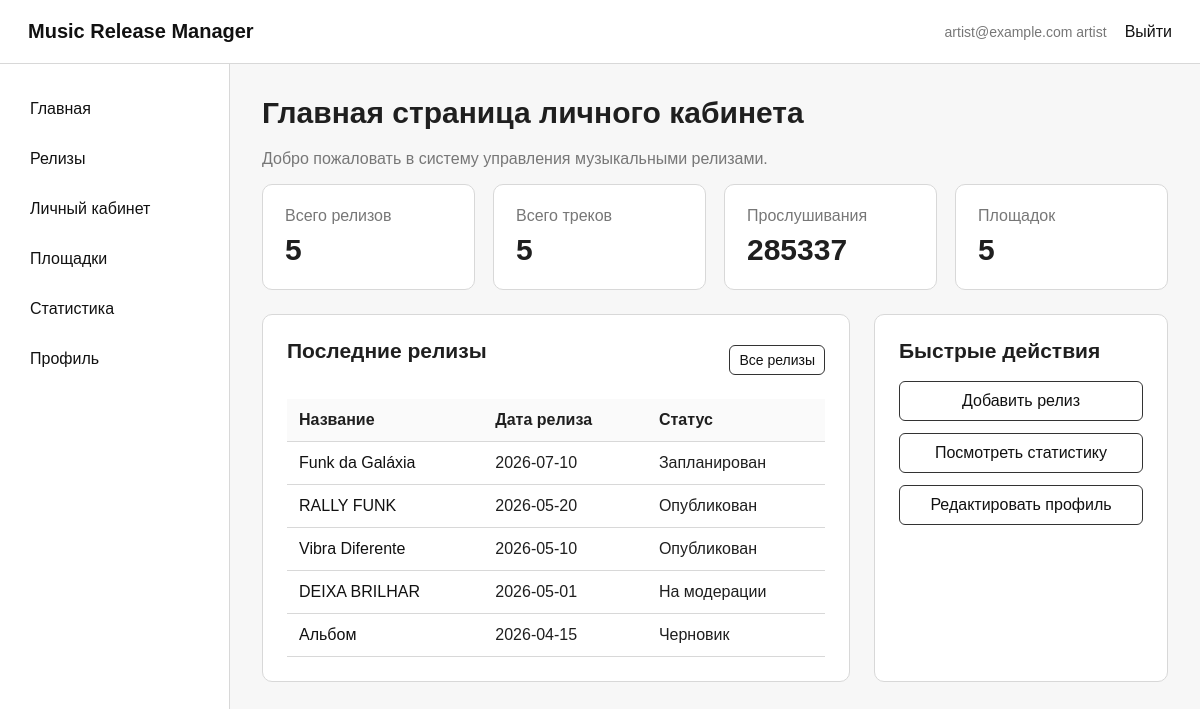
/dashboard (signed in), run on the app's committed database.
### tables this page shows
CREATE TABLE users (
    id INTEGER PRIMARY KEY AUTOINCREMENT,
    email TEXT NOT NULL UNIQUE,
    password_hash TEXT NOT NULL,
    role TEXT NOT NULL DEFAULT 'artist',
    created_at DATETIME NOT NULL DEFAULT CURRENT_TIMESTAMP
);

CREATE TABLE releases (
    id INTEGER PRIMARY KEY AUTOINCREMENT,
    artist_id INTEGER NOT NULL,
    title TEXT NOT NULL,
    release_type TEXT NOT NULL,
    description TEXT,
    cover_image TEXT,
    release_date DATE,
    status TEXT NOT NULL DEFAULT 'Черновик',
    created_at DATETIME NOT NULL DEFAULT CURRENT_TIMESTAMP,
    updated_at DATETIME NOT NULL DEFAULT CURRENT_TIMESTAMP,
    FOREIGN KEY (artist_id) REFERENCES artists (id) ON DELETE CASCADE
);

### app.py (the view)
@app.route("/dashboard")
@login_required
def dashboard():
    db = get_db()
    user = current_user()
    artist = current_artist()
    if user["role"] == "admin":
        releases_filter = ""
        params = []
    else:
        releases_filter = "WHERE artist_id = ?"
        params = [artist["id"]]
    releases_count = db.execute(
        f"SELECT COUNT(*) AS count FROM releases {releases_filter}", params
    ).fetchone()["count"]
    tracks_count = db.execute(
        """
        SELECT COUNT(*) AS count
        FROM tracks
        JOIN releases ON tracks.release_id = releases.id
        """ + ("" if user["role"] == "admin" else "WHERE releases.artist_id = ?"),
        [] if user["role"] == "admin" else [artist["id"]],
    ).fetchone()["count"]
    streams_count = db.execute(
        """
        SELECT COALESCE(SUM(streams_count), 0) AS total
        FROM listening_statistics
        JOIN tracks ON listening_statistics.track_id = tracks.id
        JOIN releases ON tracks.release_id = releases.id
        """ + ("" if user["role"] == "admin" else "WHERE releases.artist_id = ?"),
        [] if user["role"] == "admin" else [artist["id"]],
    ).fetchone()["total"]
    platforms_count = db.execute("SELECT COUNT(*) AS count FROM platforms").fetchone()["count"]
    recent_releases = db.execute(
        """
        SELECT * FROM releases
        """ + ("" if user["role"] == "admin" else "WHERE artist_id = ?") +
        " ORDER BY release_date DESC LIMIT 5",
        [] if user["role"] == "admin" else [artist["id"]],
    ).fetchall()
    return render_template(
        "dashboard.html",
        releases_count=releases_count,
        tracks_count=tracks_count,
        streams_count=streams_count,
        platforms_count=platforms_count,
        recent_releases=recent_releases,
    )

### app.py (called while the page is built)
def get_db():
    if "db" not in g:
        g.db = sqlite3.connect(DB_PATH)
        g.db.row_factory = sqlite3.Row
    return g.db

def current_user():
    if "user_id" not in session:
        return None
    return get_db().execute(
        "SELECT * FROM users WHERE id = ?", (session["user_id"],)
    ).fetchone()

def current_artist():
    user = current_user()
    if not user:
        return None
    return get_db().execute(
        "SELECT * FROM artists WHERE user_id = ?", (user["id"],)
    ).fetchone()

@app.context_processor
def inject_user():
    return {"current_user": current_user(), "current_artist": current_artist()}

def login_required(view):
    @wraps(view)
    def wrapped_view(*args, **kwargs):
        if "user_id" not in session:
            flash("Сначала войдите в систему", "warning")
            return redirect(url_for("login"))
        return view(*args, **kwargs)
    return wrapped_view

### templates/dashboard.html
{% extends 'base.html' %}
{% block content %}
<h1>Главная страница личного кабинета</h1>
<p class="muted">Добро пожаловать в систему управления музыкальными релизами.</p>
<div class="stats-row">
    <div class="stat-card"><span>Всего релизов</span><strong>{{ releases_count }}</strong></div>
    <div class="stat-card"><span>Всего треков</span><strong>{{ tracks_count }}</strong></div>
    <div class="stat-card"><span>Прослушивания</span><strong>{{ streams_count }}</strong></div>
    <div class="stat-card"><span>Площадок</span><strong>{{ platforms_count }}</strong></div>
</div>
<div class="two-columns">
    <section class="card">
        <div class="section-header">
            <h2>Последние релизы</h2>
            <a class="btn small" href="{{ url_for('releases') }}">Все релизы</a>
        </div>
        <table>
            <thead>
                <tr><th>Название</th><th>Дата релиза</th><th>Статус</th></tr>
            </thead>
            <tbody>
                {% for release in recent_releases %}
                    <tr>
                        <td><a href="{{ url_for('release_detail', release_id=release.id) }}">{{ release.title }}</a></td>
                        <td>{{ release.release_date or '-' }}</td>
                        <td>{{ release.status }}</td>
                    </tr>
                {% else %}
                    <tr><td colspan="3">Релизов пока нет</td></tr>
                {% endfor %}
            </tbody>
        </table>
    </section>
    <section class="card">
        <h2>Быстрые действия</h2>
        <a class="btn block" href="{{ url_for('release_create') }}">Добавить релиз</a>
        <a class="btn block" href="{{ url_for('analytics') }}">Посмотреть статистику</a>
        <a class="btn block" href="{{ url_for('profile') }}">Редактировать профиль</a>
    </section>
</div>
{% endblock %}

### templates/base.html (shortened to what this page needs)
<!doctype html>
<html lang="ru">
<head>
    <link rel="stylesheet" href="{{ url_for('static', filename='css/style.css') }}">
</head>
<body>
<header class="topbar">
    <a class="logo" href="{{ url_for('index') }}">Music Release Manager</a>
    <nav>
        {% if current_user %}
            <span class="user-badge">{{ current_user.email }}  {{ current_user.role }}</span>
            <a href="{{ url_for('logout') }}">Выйти</a>
        {% else %}
            <a href="{{ url_for('login') }}">Войти</a>
            <a href="{{ url_for('register') }}">Регистрация</a>
        {% endif %}
    </nav>
</header>
<div class="layout">
    <aside class="sidebar">
        <a href="{{ url_for('index') }}">Главная</a>
        <a href="{{ url_for('releases') }}">Релизы</a>
        {% if current_user %}
            <a href="{{ url_for('dashboard') }}">Личный кабинет</a>
            <a href="{{ url_for('platforms') }}">Площадки</a>
            <a href="{{ url_for('analytics') }}">Статистика</a>
            <a href="{{ url_for('profile') }}">Профиль</a>
        {% endif %}
    </aside>
    <main class="content">
        {% block content %}{% endblock %}
    </main>
</div>
</body>
</html>

### static/css/style.css (style rules this page uses)
:root { --border: #d8d8d8; --text: #1f1f1f; --muted: #777; --bg: #f7f7f7; --card: #ffffff; --primary: #222; --danger: #a83232; }
* { box-sizing: border-box; }
body { margin: 0; font-family: Arial, sans-serif; color: var(--text); background: var(--bg); }
a { color: #111; text-decoration: none; }
.topbar { height: 64px; display: flex; align-items: center; justify-content: space-between; padding: 0 28px; border-bottom: 1px solid var(--border); background: #fff; }
.logo { font-weight: 700; font-size: 20px; }
.topbar nav { display: flex; gap: 18px; align-items: center; }
.user-badge { color: var(--muted); font-size: 14px; }
.layout { display: flex; min-height: calc(100vh - 64px); }
.sidebar { width: 230px; background: #fff; border-right: 1px solid var(--border); padding: 24px 14px; }
.sidebar a { display: block; padding: 12px 16px; margin-bottom: 8px; border-radius: 8px; }
.content { flex: 1; padding: 32px; max-width: 1280px; }
h1 { margin-top: 0; font-size: 30px; }
h2 { margin-top: 0; font-size: 21px; }
.muted { color: var(--muted); }
.card, .auth-card { background: var(--card); border: 1px solid var(--border); border-radius: 10px; padding: 24px; margin-bottom: 24px; }
.stats-row { display: grid; grid-template-columns: repeat(4, minmax(150px, 1fr)); gap: 18px; margin-bottom: 24px; }
.stat-card { background: #fff; border: 1px solid var(--border); border-radius: 10px; padding: 22px; }
.stat-card span { display: block; color: var(--muted); margin-bottom: 8px; }
.stat-card strong { font-size: 30px; }
.two-columns { display: grid; grid-template-columns: 2fr 1fr; gap: 24px; }
.section-header { display: flex; justify-content: space-between; gap: 16px; align-items: center; margin-bottom: 18px; }
.btn { display: inline-block; border: 1px solid #333; background: #fff; color: #111; border-radius: 6px; padding: 10px 16px; cursor: pointer; font: inherit; text-align: center; }
.btn.small { padding: 6px 9px; font-size: 14px; }
.btn.block { display: block; margin-bottom: 12px; }
table { width: 100%; border-collapse: collapse; }
th, td { padding: 12px; border-bottom: 1px solid var(--border); text-align: left; vertical-align: middle; }
th { background: #fafafa; }

### data on the page
users: email "artist@example.com", role "artist"
releases: title "Funk da Galáxia", release_date "2026-07-10", status "Запланирован"
releases: title "RALLY FUNK", release_date "2026-05-20", status "Опубликован"
releases: title "Vibra Diferente", release_date "2026-05-10", status "Опубликован"
releases: title "DEIXA BRILHAR", release_date "2026-05-01", status "На модерации"
releases: title "Альбом", release_date "2026-04-15", status "Черновик"

### other printed values
{{ releases_count }} "5"
{{ tracks_count }} "5"
{{ streams_count }} "285337"
{{ platforms_count }} "5"
